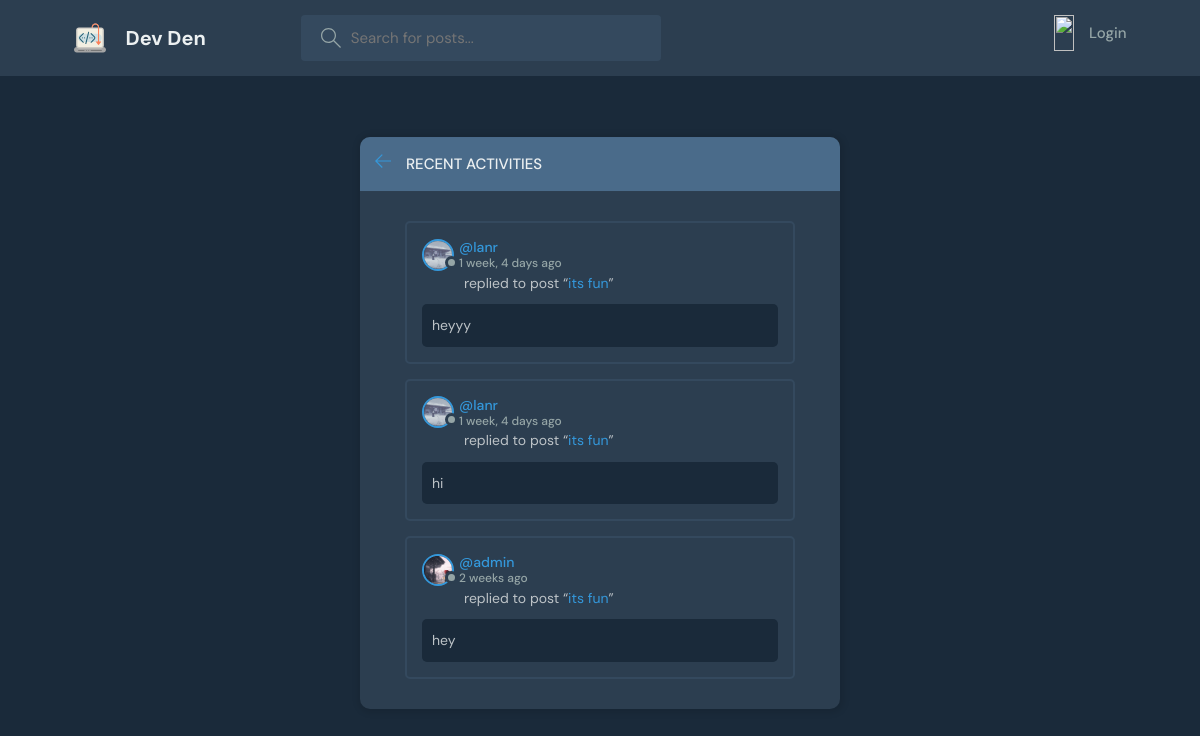
/activity-page/, run on the app's committed database.
### blogApp/models.py (models this page shows, shortened)
class Message(models.Model):
    user = models.ForeignKey(User, on_delete=models.CASCADE)
    body = models.TextField()
    post = models.ForeignKey(Post, on_delete=models.CASCADE)
    updated = models.DateTimeField(auto_now=True)
    created = models.DateTimeField(auto_now_add=True)
    class Meta:
        ordering = ['-updated', '-created']

class User(AbstractUser):
    fullname = models.CharField(max_length=40, null=True)
    username = models.CharField(max_length=40, unique=True, null=True)
    email = models.EmailField(unique=True, null=True)
    bio = models.TextField(null=True, blank=True)
    avatar = models.ImageField(null=True, default="images/avatar.svg", upload_to='images/')

class Post(models.Model):
    category = models.ForeignKey(Category, on_delete=models.SET_NULL, null=True)
    title = models.CharField(max_length=250)
    description = models.TextField(null=True, blank=True)
    created_by = models.ForeignKey(User, on_delete=models.SET_NULL, null=True)
    image = models.ImageField(upload_to='images/', null=True, blank=True)
    updated = models.DateTimeField(auto_now=True)
    created = models.DateTimeField(auto_now_add=True)
    participants = models.ManyToManyField(User, related_name='participants', blank=True)
    upvotes = models.ManyToManyField(User, related_name='post_upvotes', blank=True)
    downvotes = models.ManyToManyField(User, related_name='post_downvotes', blank=True)
    class Meta:
        ordering = ['-updated','-created']
    def __str__(self):
        return self.title

### blogApp/views.py (the view)
# urls.py: path('activity-page/', views.activity_page_view, name='activity-page'),
def activity_page_view(request):
    post_messages = Message.objects.all()
    return render(request, 'blogApp/activity_page.html', {'post_messages':post_messages})

### blogApp/templates/blogApp/activity_page.html (shortened to what this page needs)
{% extends "blogApp/main.html" %}
{% block content %}
    <main class="layout">
      <div class="container">
        <div class="layout__box">
          <div class="layout__boxHeader">
            <div class="layout__boxTitle">
              <a href="{{ request.META.HTTP_REFERER }}">
                <svg version="1.1" xmlns="http://www.w3.org/2000/svg" width="32" height="32" viewBox="0 0 32 32">
                  <title>arrow-left</title>
                  <path
                    d="M13.723 2.286l-13.723 13.714 13.719 13.714 1.616-1.611-10.96-10.96h27.625v-2.286h-27.625l10.965-10.965-1.616-1.607z"
                  ></path>
                </svg>
              </a>
              <h3>Recent Activities</h3>
            </div>
          </div>
          <div class="activities-page layout__body">
            {% for message in post_messages %}
    <div class="activities__box">
            <div class="activities__boxHeader roomListRoom__header">
              <a href="{% url "profile" message.user.id %}" class="roomListRoom__author">
                <div class="avatar avatar--small">
                  <img src="{{ message.user.avatar.url }}" />
                </div>
                <p>
                  @{{ message.user.username }}
                  <span>{{ message.created|timesince }} ago</span>
                </p>
              </a>
            </div>
            <div class="activities__boxContent">
              <p>replied to post “<a href="{% url "post" message.post.id %}">{{ message.post }}</a>”</p>
              <div class="activities__boxRoomContent">
                {{ message.body }}
              </div>
            </div>
          </div>
          {% endfor %}
          </div>
        </div>
      </div>
    </main>
{% endblock content %}

### static/css/style.css (style rules this page uses)
:root { --color-main: #3498db; --color-main-light: #e1f0fa; --color-dark: #2c3e50; --color-dark-medium: #34495e; --color-dark-light: #4a6b8a; --color-light: #ecf0f1; --color-gray: #95a5a6; --color-light-gray: #bdc3c7; --color-bg: #1a2a3a; --color-success: #2ecc71; --color-error: #e74c3c; }
* { font-family: "DM Sans", -apple-system, BlinkMacSystemFont, "Segoe UI", Roboto, Oxygen, Ubuntu, Cantarell, "Open Sans", "Helvetica Neue", sans-serif; margin: 0; padding: 0; box-sizing: border-box; text-rendering: optimizeLegibility; font-size: inherit; }
html { font-size: 56.25%; }
@media only screen and (min-width: 1200px) { html { font-size: 62.5%; } }
body { line-height: 1.6; font-weight: 400; font-size: 1.5rem; color: var(--color-light-gray); background-color: var(--color-bg); min-height: 100vh; }
img { width: 100%; }
a { display: inline-block; color: var(--color-main); text-decoration: none; }
.container { max-width: 120rem; width: 90%; margin: auto; }
.avatar { position: relative; display: inline-block; border-radius: 50%; border: 2px solid var(--color-main); }
.avatar img { display: block; border-radius: 50%; object-fit: cover; object-position: center; }
.avatar::after { content: ""; display: block; position: absolute; background-color: var(--color-gray); z-index: 111; border-radius: 50%; border: 0.3rem solid var(--color-dark); }
.avatar.avatar--small img { width: 2.8rem; height: 2.8rem; }
.avatar.avatar--small:after { width: 0.7rem; height: 0.7rem; bottom: 0px; right: -6px; }
.layout { margin-top: 2.4rem; }
.layout > .container { display: flex; justify-content: space-between; align-items: flex-start; }
.layout__box { width: 90%; max-width: 48rem; min-height: 40rem; position: absolute; top: 50%; left: 50%; transform: translate(-50%, -46%); background-color: var(--color-dark); border-radius: 1rem; box-shadow: 1px 1px 6px 3px rgba(0, 0, 0, 0.1); overflow: hidden; }
.layout__boxHeader { display: flex; padding: 1.5rem; background-color: var(--color-dark-light); }
.layout__boxTitle { display: flex; gap: 1.5rem; align-items: center; }
.layout__boxTitle h3 { text-transform: uppercase; font-weight: 500; color: var(--color-light); }
.layout__boxTitle svg { width: 1.6rem; height: 1.6rem; fill: var(--color-main); }
.layout__body { margin: 3rem; }
.roomListRoom__header { display: flex; justify-content: space-between; align-items: center; }
.roomListRoom__author { font-weight: 500; display: flex; align-items: center; gap: 0.5rem; }
.activities__box { margin: 1.5rem; padding: 1.5rem; border: 2px solid var(--color-dark-medium); border-radius: 5px; }
.activities__boxHeader p { font-size: 1.4rem; line-height: 1.3; }
.activities__boxHeader p span { color: var(--color-gray); font-size: 1.2rem; display: block; }
.activities__boxContent { margin-left: 4.2rem; }
.activities__boxContent { font-size: 1.4rem; }
.activities__boxRoomContent { background: var(--color-bg); padding: 1rem; border-radius: 5px; margin-top: 1rem; margin-left: -4.2rem; }

### data on the page
Message: user.avatar (picture), user.username "lanr", created "1 week, 4 days", post "its fun", body "heyyy"
Message: user.avatar (picture), user.username "lanr", created "1 week, 4 days", post "its fun", body "hi"
Message: user.avatar (picture), user.username "admin", created "2 weeks", post "its fun", body "hey"
